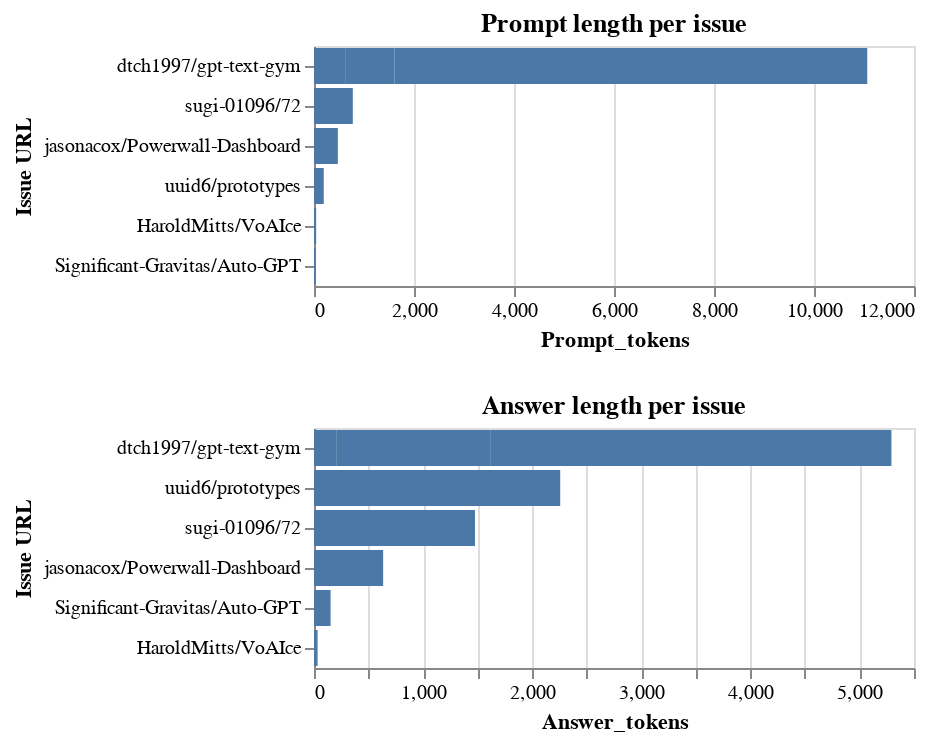

The cell this chart's notebook holds for it:
### Markdown cell above
#### Average Length of Tokens for Prompts and Answers per Repository

### Code cell
prompt_length_per_issue_chart = alt.Chart(total_length_prompt_per_issue).mark_bar().encode(
    alt.X('Prompt_tokens:Q'),
    alt.Y('RepoName', sort='-x', title='Issue URL'),
).properties(
    title='Prompt length per issue'
)
answer_length_per_issue_chart = alt.Chart(total_length_answer_per_issue).mark_bar().encode(
    alt.X('Answer_tokens:Q'),
    alt.Y('RepoName', sort='-x', title='Issue URL'),
).properties(
    title='Answer length per issue'
)

prompt_length_per_issue_chart & answer_length_per_issue_chart

### Figure 1 — Vega-Lite specification as saved in the notebook (floating-point values rounded to 4 significant figures)
{"config": {"view": {"continuousWidth": 300, "continuousHeight": 300}}, "vconcat": [{"data": {"name": "data-6089e47b51b182115c784d70dc72a668"}, "mark": {"type": "bar"}, "encoding": {"x": {"field": "Prompt_tokens", "type": "quantitative"}, "y": {"field": "RepoName", "sort": "-x", "title": "Issue URL", "type": "nominal"}}, "title": "Prompt length per issue"}, {"data": {"name": "data-e829e8cba212980d00fae03ec9a90fa6"}, "mark": {"type": "bar"}, "encoding": {"x": {"field": "Answer_tokens", "type": "quantitative"}, "y": {"field": "RepoName", "sort": "-x", "title": "Issue URL", "type": "nominal"}}, "title": "Answer length per issue"}], "$schema": "https://vega.github.io/schema/vega-lite/v5.17.0.json", "datasets": {"data-6089e47b51b182115c784d70dc72a668": [{"URL_discussion": "https://github.com/HaroldMitts/VoAIce/discussions/5", "RepoName": "HaroldMitts/VoAIce", "Prompt_tokens": 43}, {"URL_discussion": "https://github.com/Significant-Gravitas/Auto-GPT/discussions/4734", "RepoName": "Significant-Gravitas/Auto-GPT", "Prompt_tokens": 33}, {"URL_discussion": "https://github.com/dtch1997/gpt-text-gym/discussions/4", "RepoName": "dtch1997/gpt-text-gym", "Prompt_tokens": 637}, {"URL_discussion": "https://github.com/dtch1997/gpt-text-gym/discussions/6", "RepoName": "dtch1997/gpt-text-gym", "Prompt_tokens": 972}, {"URL_discussion": "https://github.com/dtch1997/gpt-text-gym/discussions/7", "RepoName": "dtch1997/gpt-text-gym", "Prompt_tokens": 9456}, {"URL_discussion": "https://github.com/jasonacox/Powerwall-Dashboard/discussions/324", "RepoName": "jasonacox/Powerwall-Dashboard", "Prompt_tokens": 477}, {"URL_discussion": "https://github.com/sugi-01096/72/discussions/3", "RepoName": "sugi-01096/72", "Prompt_tokens": 776}, {"URL_discussion": "https://github.com/uuid6/prototypes/discussions/46", "RepoName": "uuid6/prototypes", "Prompt_tokens": 195}], "data-e829e8cba212980d00fae03ec9a90fa6": [{"URL_discussion": "https://github.com/HaroldMitts/VoAIce/discussions/5", "RepoName": "HaroldMitts/VoAIce", "Answer_tokens": 33}, {"URL_discussion": "https://github.com/Significant-Gravitas/Auto-GPT/discussions/4734", "RepoName": "Significant-Gravitas/Auto-GPT", "Answer_tokens": 152}, {"URL_discussion": "https://github.com/dtch1997/gpt-text-gym/discussions/4", "RepoName": "dtch1997/gpt-text-gym", "Answer_tokens": 209}, {"URL_discussion": "https://github.com/dtch1997/gpt-text-gym/discussions/6", "RepoName": "dtch1997/gpt-text-gym", "Answer_tokens": 1412}, {"URL_discussion": "https://github.com/dtch1997/gpt-text-gym/discussions/7", "RepoName": "dtch1997/gpt-text-gym", "Answer_tokens": 3672}, {"URL_discussion": "https://github.com/jasonacox/Powerwall-Dashboard/discussions/324", "RepoName": "jasonacox/Powerwall-Dashboard", "Answer_tokens": 634}, {"URL_discussion": "https://github.com/sugi-01096/72/discussions/3", "RepoName": "sugi-01096/72", "Answer_tokens": 1476}, {"URL_discussion": "https://github.com/uuid6/prototypes/discussions/46", "RepoName": "uuid6/prototypes", "Answer_tokens": 2257}]}}
